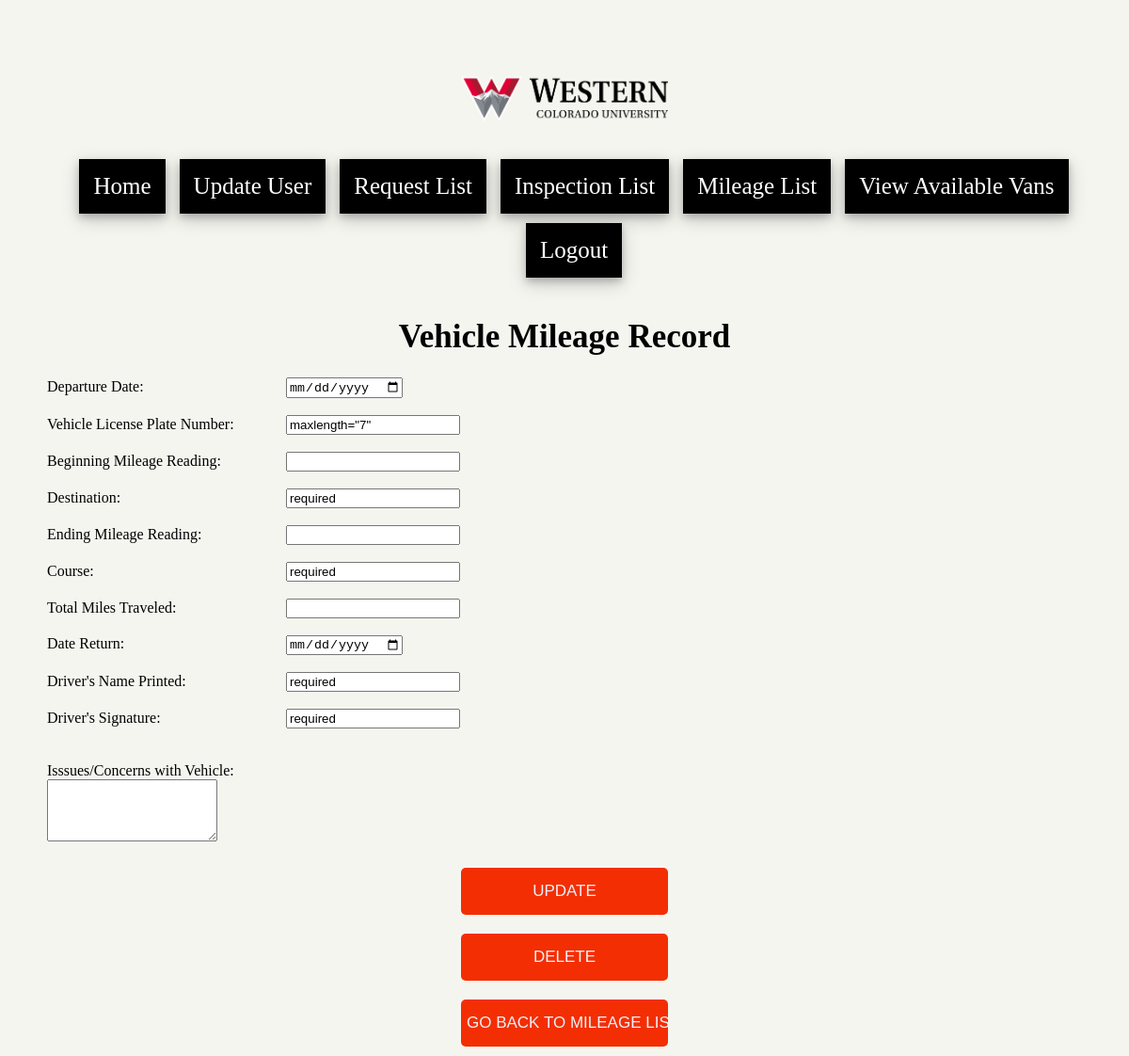
Before: /view_mileage_detail?id=21 (signed in) with the older database file.
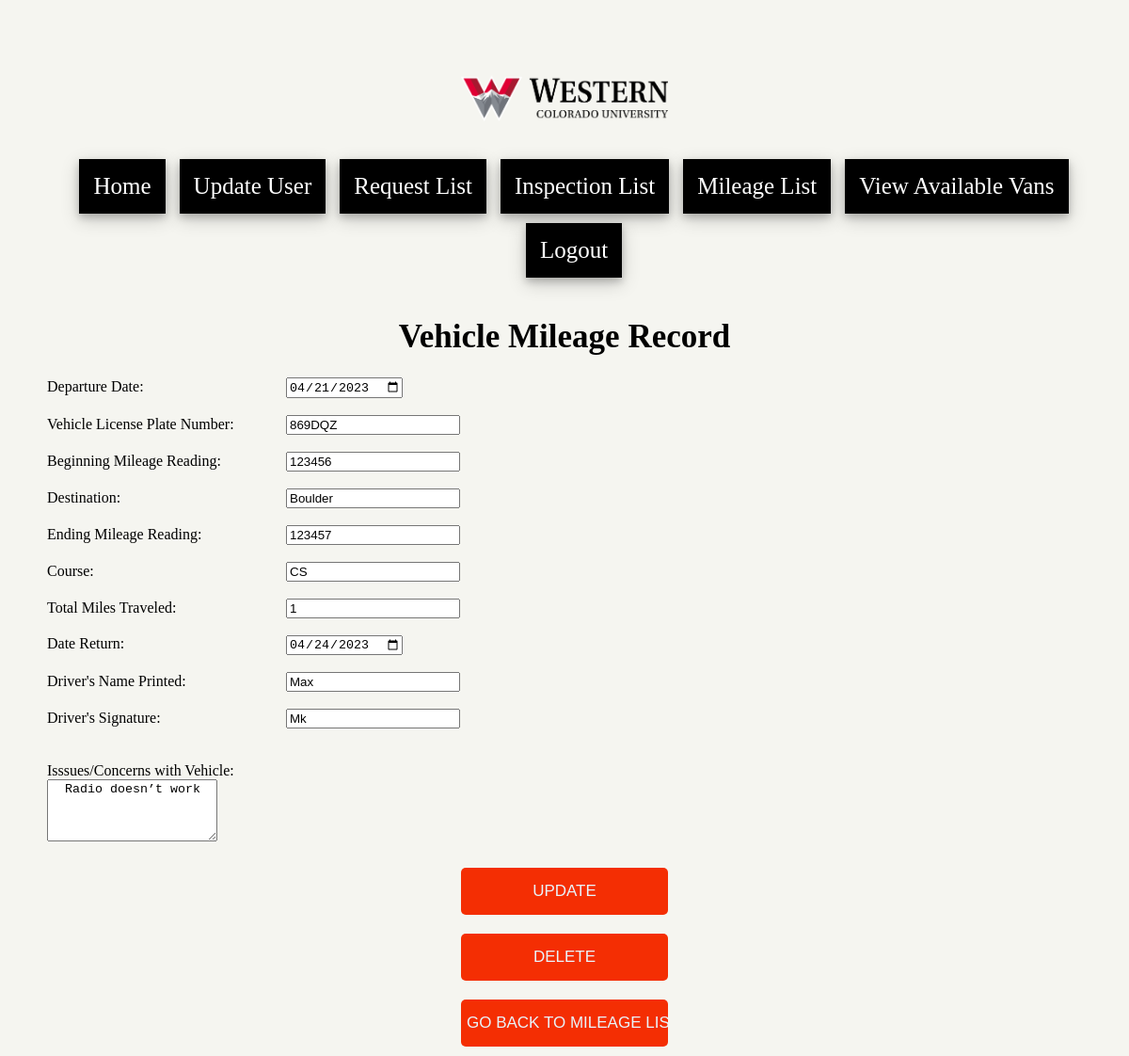
After: the same page with the newer database file.
### app.py (models this page shows)
class Mileage(UserMixin, db.Model):
    id = db.Column(db.Integer, primary_key=True)
    departure = db.Column(db.String(20),nullable=False)
    arrival = db.Column(db.String(20),nullable=False)
    beginMileage = db.Column(db.Integer)
    endMileage = db.Column(db.Integer)
    totalMiles = db.Column(db.Integer)
    driverName = db.Column(db.String(40), nullable=False)
    signature = db.Column(db.String(40), nullable=False)
    comments =  db.Column(db.String(40), nullable=False)
    plateNumber = db.Column(db.String(40), nullable=False)
    destination = db.Column(db.String(40), nullable=False)
    course = db.Column(db.String(40), nullable=False)

### app.py (the view)
@app.route('/view_mileage_detail', methods = ["POST","GET"])
@login_required
def viewMileageDetail():
    if request.method =="POST":
        if request.form["submit"] == "UPDATE":
            mileageValues = getValues(request)
            mileageHelper(mileageValues)
            return redirect('/view_mileage_list')
        elif request.form["submit"] == "DELETE":
            entry = Mileage.query.filter_by(id=request.form["id"]).first()
            if entry is not None:
                db.session.delete(entry)
                db.session.commit()
                return redirect('/view_mileage_list')
            else:
                return redirect('/view_mileage_list')
        else:
            return redirect('/view_mileage_list')
    else:
        id = request.args.get("id")
        mileageInfo = Mileage.query.filter_by(id = id).first()
        return render_template('view_mileage_detail.html', mileageInfo = mileageInfo, userAuth=current_user.is_authenticated)

### app.py (called while the page is built)
@login_manager.user_loader
def load_user(uid):
    return User.query.get(uid)

### templates/view_mileage_detail.html (shortened to what this page needs)
{% extends "base.html" %}
{% block content %}
    <h1 class="title">Vehicle Mileage Record</h1>
    <form action="/view_mileage_detail" method="POST">
        <label for = "deparT">Departure Date:</label>
			<input type="date" id ="deparT" name="departure" value={{mileageInfo.departure}} required><br>
        <br>
        <label for = "id_plate"> Vehicle License Plate Number:</label>
			<input type="text" id ="id_plate" name="plateNumber" value={{mileageInfo.plateNumber}} maxlength="7" required><br>
        <br>
        <label for = "beginM">Beginning Mileage Reading:</label>
			<input type="number" step="0.001" id ="beginM" name="beginMileage" value={{mileageInfo.beginMileage}} min=0 required><br>
		<br>
        <label for = "id_dest">Destination:</label>
			<input type="text" id ="id_dest" name="destination" value={{mileageInfo.destination}} required><br>
        <br>
        <label for = "endM">Ending Mileage Reading:</label>
            <input type="number" step="0.001" id ="endM" name="endMileage" min="0" value={{mileageInfo.endMileage}} required><br>
        <br>
        <label for = "id_course">Course:</label>
			<input type="text" id ="id_course" name="course" value={{mileageInfo.course}} required><br>
        <br>
        <label for = "totalM"> Total Miles Traveled:</label>
            <input type="number" step="0.001" id ="totalM" name="totalMiles" min="0" value={{mileageInfo.totalMiles}} required><br>
        <br>
        <label for = "returnDate"> Date Return:</label>
            <input type="date" id ="returnDate" name="returnDate" value={{mileageInfo.arrival}} required><br>
        <br>
        <label for = "id_driver">Driver's Name Printed:</label>
		    <input type="text" id ="id_driver" name="driverName" value={{mileageInfo.driverName}} required><br>
        <br>
        <label for = "sign">Driver's Signature:</label>
			<input type="text" id ="sign" name="signature" value={{mileageInfo.signature}} required><br><br>
        <br>
        <label for = "comm">Isssues/Concerns with Vehicle:</label><br>
			<textarea id="comm" name="comments" rows="4" cols="20"> {{mileageInfo.comments}} </textarea><br>
		<br>
		<div class="centeredButton">
            <input type="submit" name="submit" value="UPDATE"><br>
        </div>
        <div class="centeredButton">
            <input type="submit" name="submit" value="DELETE"><br>
        </div>
        <div class="centeredButton">
            <input type="submit" name="submit" value="GO BACK TO MILEAGE LIST"><br>
        </div>
    </form>
{% endblock %}

Changed rows visible on the page:
added Mileage: departure "04/21/2023", plateNumber "869DQZ", beginMileage "123456", destination "Boulder", endMileage "123457", course "CS", totalMiles "1", returnDate "04/24/2023", driverName "Max", signature "Mk", comments "Radio doesn’t work"
Other visible differences:
form field plateNumber: "maxlength=\"7\"" → (not shown)
form field destination: "required" → (not shown)
form field course: "required" → (not shown)
form field driverName: "required" → (not shown)
form field signature: "required" → (not shown)
